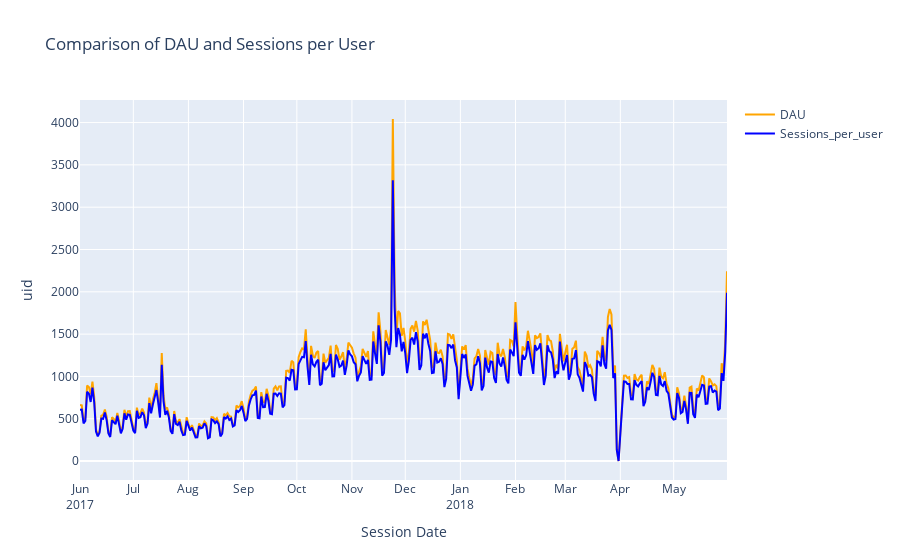

The notebook cell saved with this chart:
### Markdown cell above
##### From the above plot we can see that an average user use the platform bit more than one time a day. This plot shows a steady activity in general except a peak in the end of November and a deep drop in April.

### Code cell
fig = go.Figure()
fig.add_trace(go.Scatter(x = dau_new['session_date'], 
                        y = dau_new['n_sessions'],
                    mode = 'lines',
                    name = 'DAU', line = dict(color = 'orange', width = 2 )))
fig.add_trace(go.Scatter(x = dau_new['session_date'], 
                        y = dau_new['n_users'], 
                    mode = 'lines',
                    name = 'Sessions_per_user', line = dict(color = 'blue', width = 2 )))
#customize x-axis to show all months.
fig.update_xaxes(
    dtick = 'M1', #tick every month.
    tickformat = '%b\n%Y', #format the ticks as abbreviated month names.
    title_text='Session Date'
)
# Customize y-axis label
fig.update_yaxes(title_text='uid')  # Add y-axis label
# Add title to the plot
fig.update_layout(title_text = 'Comparison of DAU and Sessions per User')
fig.update_layout(
    showlegend = True)
fig.show()

### Figure 1 — Plotly figure (JSON) as saved in the notebook; plotly's stock layout.template omitted (floating-point values rounded to 4 significant figures; data arrays with more than 128 entries replaced by an {"elided": "..."} marker saying what was removed)
{"data": [{"line": {"color": "orange", "width": 2}, "mode": "lines", "name": "DAU", "type": "scatter", "x": {"elided": "364 str values"}, "y": {"elided": "364 int values"}}, {"line": {"color": "blue", "width": 2}, "mode": "lines", "name": "Sessions_per_user", "type": "scatter", "x": {"elided": "364 str values"}, "y": {"elided": "364 int values"}}], "layout": {"showlegend": true, "title": {"text": "Comparison of DAU and Sessions per User"}, "xaxis": {"dtick": "M1", "tickformat": "%b\n%Y", "title": {"text": "Session Date"}}, "yaxis": {"title": {"text": "uid"}}}}
